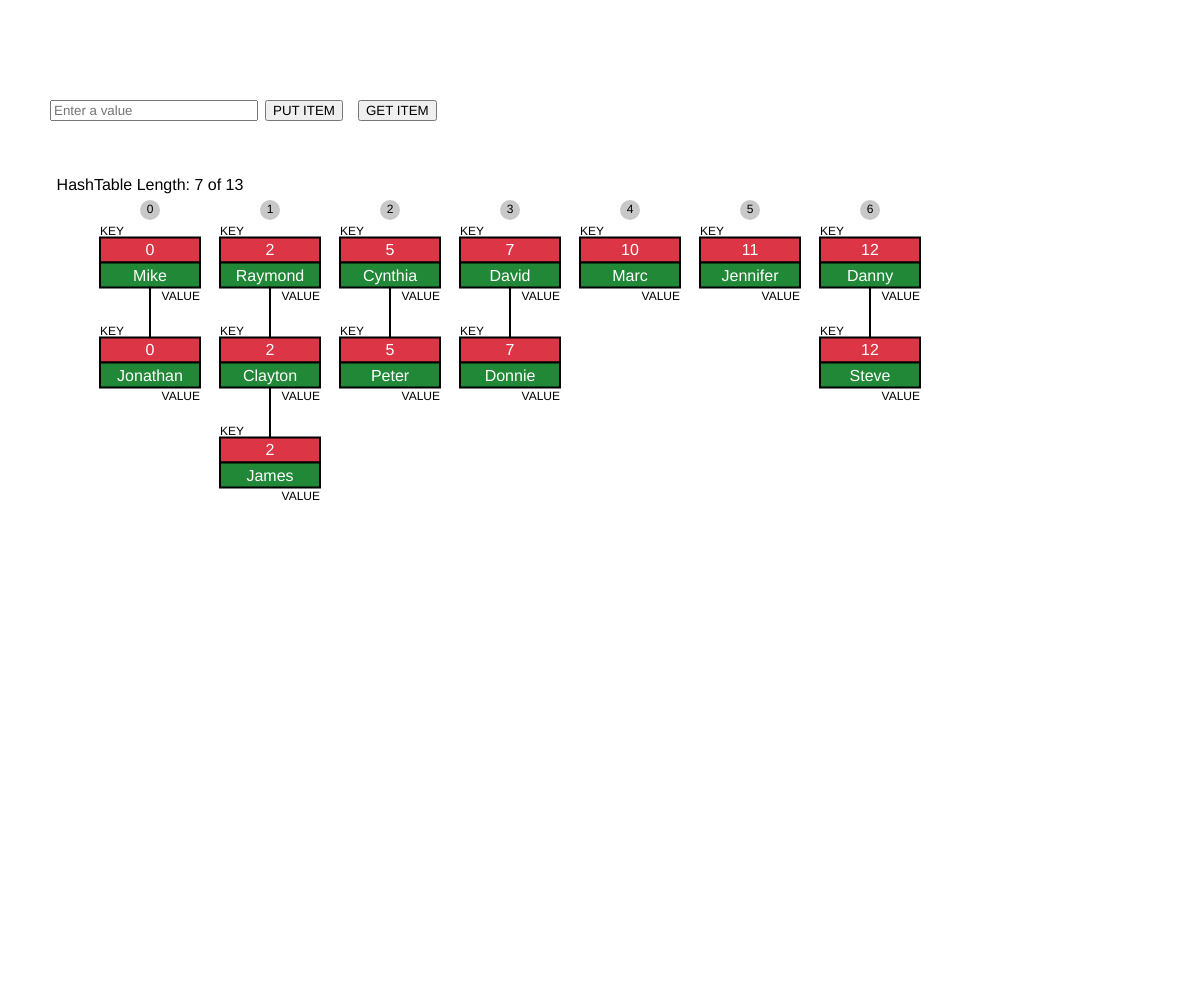
Frame 1 (no input)
Frame 60 (no input): identical to frame 1, image omitted
Frame 120 (the mouse pressed at the canvas centre since frame 60): identical to frame 1, image omitted

The p5.js sketch that drew this single still picture (run headless with seeded random() and noise() and a simulated clock; from frame 60 on, the mouse is pressed at the canvas centre):

// p5.js sketch
// ── sketch.js
var canvas;
var hTable;

var baseX = 150, baseY = 250;

function setup() {
  	canvas = createCanvas(windowWidth, windowHeight);
  	canvas.position(0,0);
  	canvas.style('z-index', '-1');
  	canvas.style('display', 'block');
  	background(255);

  	var someNames = ["David", "Jennifer", "Donnie", "Raymond",
  					 "Cynthia", "Mike", "Clayton", "Danny", 
  					 "Steve", "Marc", "James", "Peter", "Jonathan"];

  	hTable = new HashTable();
  	// append som items to the hash table
	for (var i = 0; i < someNames.length; ++i) {
	   hTable.put(someNames[i]);
	}

	hTable.showDistro();


	input = createInput();
	input.position(50, 100);
	input.size(200);
	input.attribute('placeholder', 'Enter a value');
	input.class("form-control");

	button = createButton('PUT ITEM');
	button.position(input.x + input.width + 15, 100);
	button.mousePressed(insertItem);
	button.class('btn btn-info');

	button2 = createButton('GET ITEM');
	button2.position(button.x + button.width + 15, 100);
	button2.mousePressed(findItem);
	button2.class('btn btn-success');

}

function windowResized(){
	resizeCanvas(windowWidth, windowHeight);
}

function draw() {
	background(255);
  	hTable.display(baseX, baseY);
}

function insertItem(){
	const name = input.value();
  	alert('Insert ' + name +'!');
  	hTable.put(name);
  	input.value('');
}


function findItem(){
	const name = input.value();
	alert('Find '+name+'!');
	var item = hTable.get(name);
	if(item!=undefined){
		alert('Item '+name+' is in the hash table.');
	}
	else{
		alert('Item '+name+' is not in the hash table.');
	}
	input.value('');
}
// ── HashTable.js
class HashTable {

   constructor(){
      this.table = new Array(13);
      this.buildChains();
   }

   buildChains() {
      for (var i = 0; i < this.table.length; ++i) {
         this.table[i] = new Array();
      }
   } 

   simpleHash(data) {
      var total = 0;
      for (var i = 0; i < data.length; ++i) {
         total += data.charCodeAt(i);
      }
      return total % this.table.length;
   } 

   betterHash(string) {
      const H = 37;
      var total = 0;
      for (var i = 0; i < string.length; ++i) {
         total += H * total + string.charCodeAt(i);
      }
      total = total % this.table.length;
      return parseInt(total); 
   } 

   put(data) {
      var pos = this.simpleHash(data);
      var index = 0;
      if (this.table[pos][index] == undefined) {
         this.table[pos][index] = data;
      }
      else {
         while (this.table[pos][index] != undefined) {
            ++index;
         }
         this.table[pos][index] = data;
      }
    } 

    get(key) {
       var index = 0;
       var pos = this.simpleHash(key);
       if (this.table[pos][index] == key) {
          return this.table[pos][index];
       }
       else {
          while ((this.table[pos][index] != undefined) &&
                 (this.table[pos][index] != key)) {
             index++;
          }
          return this.table[pos][index];
       }
       return undefined;
     } 

   showDistro() {
      for (var i = 0; i < this.table.length; ++i) {
        if (this.table[i][0] != undefined) {
            console.log(i + ": " + this.table[i]);
        }
      }
    }



   // Additional functions to display list

   display(bx, by){
      var n=0;
      for (var i = 0; i < this.table.length; ++i) {
        if (this.table[i][0] != undefined) {
          rectMode(CENTER);
          var index =0;
          while (this.table[i][index] != undefined) {
              var x = bx + n*120;
              var y = by + index*100;
              var item =  new Item(i, this.table[i][index]);
              item.display(n, index, x, y, 100, 50);  
              ++index;
          }
          n++; 

        }    
      }

      //Display length
      fill(0);
      text("HashTable Length: "+n+" of "+this.table.length, baseX, baseY-60);
   }
   
}
// ── Item.js

class Item {

	constructor(key, value){
		this.key=key;
		this.val=value;
	}

	display(i, l, x, y, w, h){
		rectMode(CENTER);
		strokeWeight(2);
		fill(220, 53, 69);
		rect(x, y, w, h/2);
		fill(33, 136, 56);
		rect(x, y+h/2, w, h/2);
		if(l==0){
			ellipseMode(CENTER);
			fill(200); strokeWeight(0.0);
			ellipse(x, y-h/2-15, 20, 20);
			fill(0);
			textSize(12);
			textAlign(CENTER);
			text(i, x, y-h/2-12);
		}
		line(x, y - h*1.25, x, y - h*0.25);
		fill(0);
		textSize(12);
		textAlign(LEFT);
		text("KEY", x - w/2, y - h/2 + 10);
		textAlign(RIGHT);
		text("VALUE", x + w/2, y + h);
		textSize(16);
		fill(255);
		textAlign(CENTER);
		text(this.key, x, y+5);
		text(this.val, x, y + h/2 + 6);

	}
}
